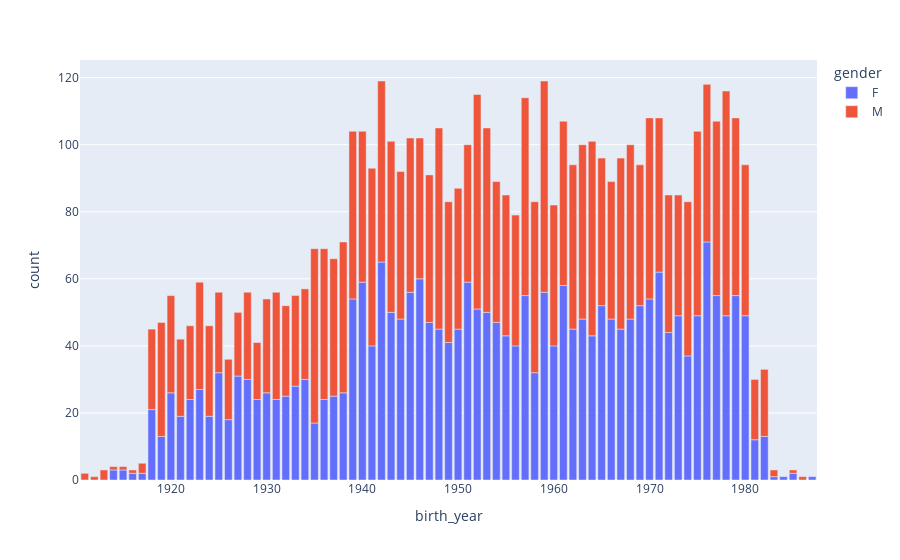

The notebook cell this image was saved under:
### Markdown cell above
Most of the clients' birth year are between 1939 to 1980

### Code cell
df = run_query("SELECT gender, birth_year, COUNT(*) FROM (SELECT gender, CAST(DATE_FORMAT(birth_date, '%Y-01-01') AS DATETIME) birth_year FROM client) tb GROUP BY gender, birth_year")
df.columns = ['gender', 'birth_year', 'count']
fig = px.bar(df, x='birth_year', y='count', color='gender')
fig.show()
